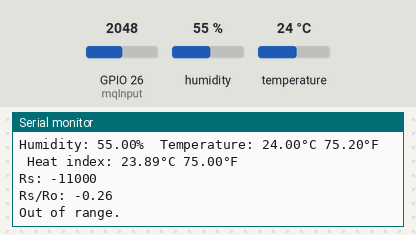
The sketch below on a simulated ESP32. On the bench: the last lines printed to the serial monitor. The inputs (shaded band) are chosen by the test bench; at power-on: GPIO 26 (mqInput) = 2048, humidity 55 %, temperature 24 °C.

Above: at 5.8 s.
5.9 s: GPIO 26 (mqInput) set to 658
At 9.1 s:
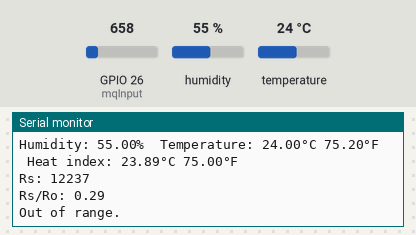
10.1 s: GPIO 26 (mqInput) set to 547
At 11.8 s:
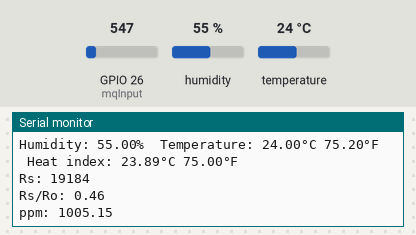
Timing chart, 0 to 13.3 s (numbered marks = the images above; inputs shaded):
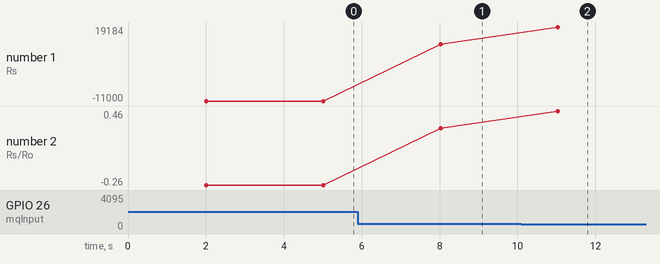

The sketch:

new1.ino
```cpp
// Example testing sketch for various DHT humidity/temperature sensors
// Written by ladyada, public domain

// REQUIRES the following Arduino libraries:
// - DHT Sensor Library: https://github.com/adafruit/DHT-sensor-library
// - Adafruit Unified Sensor Lib: https://github.com/adafruit/Adafruit_Sensor

#include "DHT.h"

#define DHTPIN 13 // Digital pin connected to the DHT sensor
// Feather HUZZAH ESP8266 note: use pins 3, 4, 5, 12, 13 or 14 --
// Pin 15 can work but DHT must be disconnected during program upload.

// Uncomment whatever type you're using!
//#define DHTTYPE DHT11   // DHT 11
#define DHTTYPE DHT22   // DHT 22  (AM2302), AM2321
//#define DHTTYPE DHT21   // DHT 21 (AM2301)

// Connect pin 1 (on the left) of the sensor to +5V
// NOTE: If using a board with 3.3V logic like an Arduino Due connect pin 1
// to 3.3V instead of 5V!
// Connect pin 2 of the sensor to whatever your DHTPIN is
// Connect pin 4 (on the right) of the sensor to GROUND
// Connect a 10K resistor from pin 2 (data) to pin 1 (power) of the sensor

// Initialize DHT sensor.
// Note that older versions of this library took an optional third parameter to
// tweak the timings for faster processors.  This parameter is no longer needed
// as the current DHT reading algorithm adjusts itself to work on faster procs.
DHT dht(DHTPIN, DHTTYPE);
//sensor input PIN
int mqInput = 26;
//pull-down resistor value
int mqR = 22000;
//rO sensor value
long rO = 41763;
//min value for Rs/Ro
float minRsRo = 0.358;
//max value for Rs/Ro
float maxRsRo = 2.428;
//sensor a coefficient value
float a = 116.6020682;
//sensor b coefficient value
float b = -2.769034857;

void setup() {
  Serial.begin(115200);
  pinMode(mqInput, INPUT);
  Serial.println(F("DHTxx test!"));

  dht.begin();
}

void loop() {
  // Wait a few seconds between measurements.
  delay(2000);

  // Reading temperature or humidity takes about 250 milliseconds!
  // Sensor readings may also be up to 2 seconds 'old' (its a very slow sensor)
  float h = dht.readHumidity();
  // Read temperature as Celsius (the default)
  float t = dht.readTemperature();
  // Read temperature as Fahrenheit (isFahrenheit = true)
  float f = dht.readTemperature(true);

  // Check if any reads failed and exit early (to try again).
  if (isnan(h) || isnan(t) || isnan(f)) {
    Serial.println(F("Failed to read from DHT sensor!"));
    return;
  }

  // Compute heat index in Fahrenheit (the default)
  float hif = dht.computeHeatIndex(f, h);
  // Compute heat index in Celsius (isFahreheit = false)
  float hic = dht.computeHeatIndex(t, h, false);

  Serial.print(F("Humidity: "));
  Serial.print(h);
  Serial.print(F("%  Temperature: "));
  Serial.print(t);
  Serial.print(F("°C "));
  Serial.print(f);
  Serial.print(F("°F  Heat index: "));
  Serial.print(hic);
  Serial.print(F("°C "));
  Serial.print(hif);
  Serial.println(F("°F"));
  int adcRaw = analogRead(mqInput);
  long rS = ((1024.0 * mqR) / adcRaw) - mqR;
  Serial.print("Rs: ");
  Serial.println(rS);
  float rSrO = (float)rS / (float)rO;
  Serial.print("Rs/Ro: ");
  Serial.println(rSrO);
  if(rSrO < maxRsRo && rSrO > minRsRo) {
 float ppm = a * pow((float)rS / (float)rO, b);
 Serial.print("ppm: ");
 Serial.println(ppm);
  } else {
 Serial.println("Out of range.");
  }
  delay(1000);
}
```

Measured:
- the behaviour switches between 610 and 609 on GPIO 26 (mqInput) (found by bisection; images 1 and 2)
- after the input at 5.9 s, the serial monitor: prints a new line after 2.1 s (image 1)
- after the input at 10.1 s, the serial monitor: prints a new line after 0.94 s (image 2)
- plotted number 1: -11000 → 12237 after the input at 5.9 s, 12237 → 19184 after the input at 10.1 s
- plotted number 2: -0.26 → 0.29 after the input at 5.9 s, 0.29 → 0.46 after the input at 10.1 s
